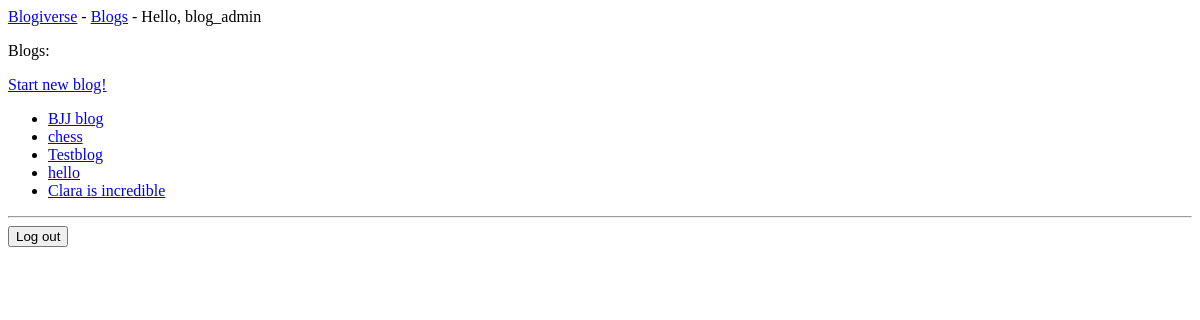
The page /blogs/ (signed in) on the database as committed earlier.
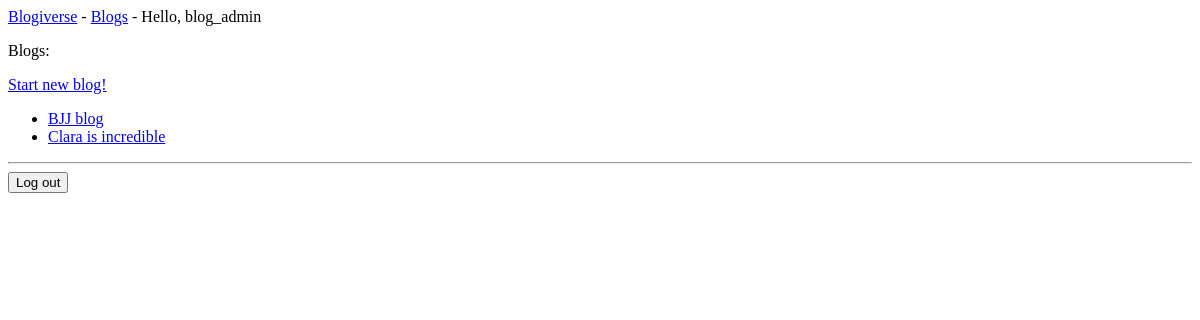
The same page on the database as committed later.
### blogs/models.py (models this page shows, shortened)
class Blog(models.Model):
    title = models.CharField(max_length=200)
    date_added = models.DateTimeField(auto_now_add=True)
    owner = models.ForeignKey(User, on_delete=models.CASCADE)

### blogs/views.py (the view)
# urls.py: path('', include('blogs.urls')),
def blogs(request):
    blogs = Blog.objects.order_by('date_added')
    context = {'blogs': blogs}
    return render(request, 'blogs/blogs.html', context)

### blogs/templates/blogs/blogs.html
{% extends 'blogs/base.html' %}
{% block content %}
  <p>Blogs:</p>
  <p><a href="{% url 'blogs:new_blog' %}">Start new blog!</a></p>
  <ul>
    {% for blog in blogs %}
      <li>
        <a href="{% url 'blogs:blog' blog.id %}">{{ blog.title }}</a>
      </li>
    {% empty %}
      0 blogs have been created
    {% endfor %}
  </ul>
{% endblock content %}

Rows that differ between the two databases and show on the page:
removed Blog: title "chess"
removed Blog: title "Testblog"
removed Blog: title "hello"
